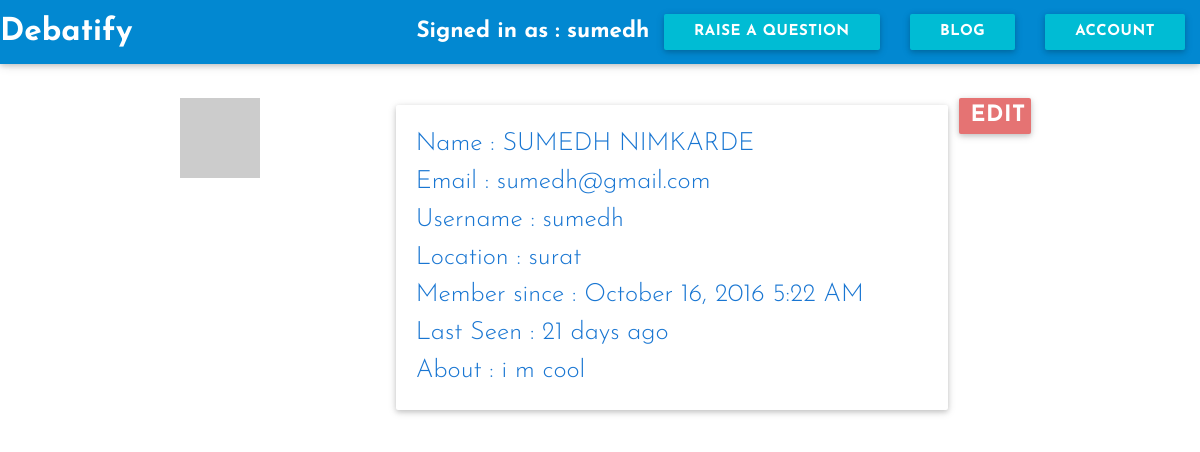
Screenshot of /welcome/profile (signed in) with the database file from the repository.
### app/models.py (models this page shows, shortened)
class User(UserMixin,db.Model):
	__tablename__ = 'users'
	id = db.Column(db.Integer,primary_key = True)
	firstname = db.Column(db.String(50),nullable = True)
	lastname = db.Column(db.String(50),nullable = True)
	email = db.Column(db.String(50),nullable = True)
	username = db.Column(db.String(64),nullable = True)
	password = db.Column(db.String(100),nullable = True)
	password_hash = db.Column(db.String(128), nullable = True)
	confirmed = db.Column(db.Boolean, default = False)
	question = db.relationship("Question", backref = "owner", lazy = 'dynamic')
	location = db.Column(db.String(64),nullable = True)
	about_me = db.Column(db.Text(),nullable = True)
	member_since = db.Column(db.DateTime(), default=datetime.utcnow,nullable = True)
	last_seen = db.Column(db.DateTime(), default=datetime.utcnow,nullable = True)
	posts = db.relationship('Posts', backref = 'author', lazy = 'dynamic')
	fetchedChat = db.relationship('Chats', backref = 'messenger', lazy = 'dynamic')
	followed = db.relationship('Follow', foreign_keys = [Follow.follower_id],backref=db.backref('follower', lazy='joined'),lazy='dynamic',cascade='all, delete-orphan')
	followers = db.relationship('Follow', foreign_keys = [Follow.followed_id], backref = db.backref('followed', lazy = 'joined'),lazy='dynamic',cascade='all, delete-orphan')
	def gravatar(self, size=100, default='identicon', rating='g'):
		if request.is_secure:
			url = 'https://secure.gravatar.com/avatar'
		else:
			url = 'http://www.gravatar.com/avatar'
		hash = hashlib.md5(self.email.encode('utf-8')).hexdigest()
		return '{url}/{hash}?s={size}&d={default}&r={rating}'.format(
			url=url, hash=hash, size=size, default=default, rating=rating)
	@property
	def password(self):
		raise AttributeError('password is not a readable attribute')
	@password.setter
	def password(self, password):
		self.password_hash = generate_password_hash(password)

### app/main/views.py (the view)
@welcome.route('/profile', methods = ['GET','POST'])
def profile():
	return render_template('user.html', user = current_user)

### app/models.py (called while the page is built)
@login_manager.user_loader
def load_user(user_id):
	return User.query.get(int(user_id))

### app/main/templates/user.html (shortened to what this page needs)
{% extends "me.html" %}
{% block head %}
{{ super () }}
{% endblock %}
{% block signed_in_as %}Signed in as : {{user.username}}{% endblock %}
{% block questions %}<br>{% endblock %}
{% block page_content %}
<div class = "container">
<div class = "row">
	<div class = "col s3">
		<div><img src="{{ user.gravatar(size = 200) }}" alt = "profile-picture"></div>
	</div>
	<div class = "col s8">
		<div class = "card-panel blue-text text-darken-2">
			<div class = "flow-text"> Name : {{user.firstname}} {{user.lastname}}</div>
			<div class = "flow-text"> Email : {{user.email}}</div>
			<div class = "flow-text"> Username : {{user.username}}</div>
			<div class = "flow-text"> Location : {{ user.location }}</div>
			<div class = "flow-text"> Member since : {{ moment(user.member_since).format('LLL') }}</div>
			<div class = "flow-text"> Last Seen : {{ moment(user.last_seen).fromNow() }}</div>
			<div class = "flow-text">About : {{user.about_me }}</div>
		</div>
	</div>
<a href = "{{url_for('main.edit')}}"><button class = "col s1 btn red lighten-2">Edit</button></a>
</div>
</div>
{% endblock %}

### app/static/assets/css/card.css (style rules this page uses)
body { font-family: 'Josefin Sans', sans-serif; font-weight: bold; font-size: 1.5em; }

### rows the page displays
User: username "sumedh", firstname "SUMEDH", lastname "NIMKARDE", email "sumedh@gmail.com", location "surat", member_since "October 16, 2016 5:22 AM", last_seen "21 days ago", about_me "i m cool"
